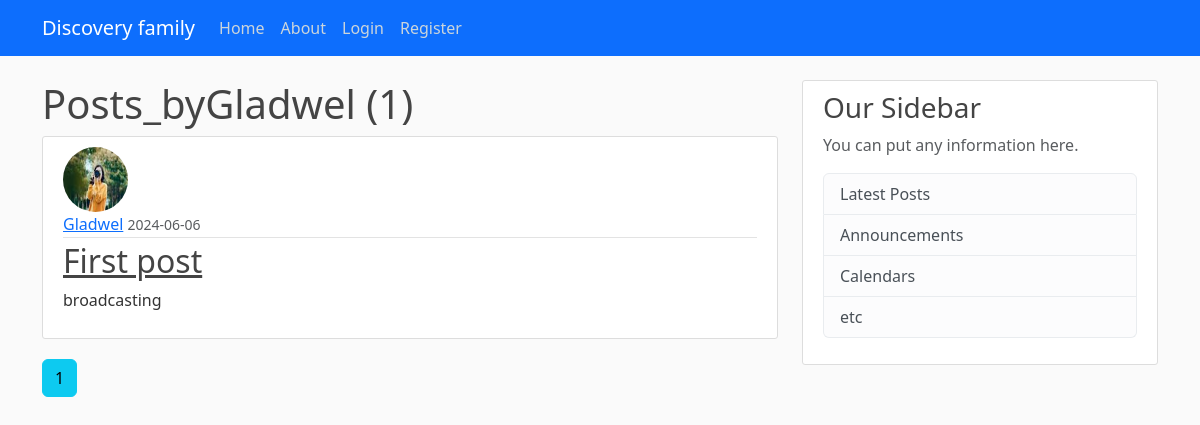
Page /user/Gladwel on the earlier database version.
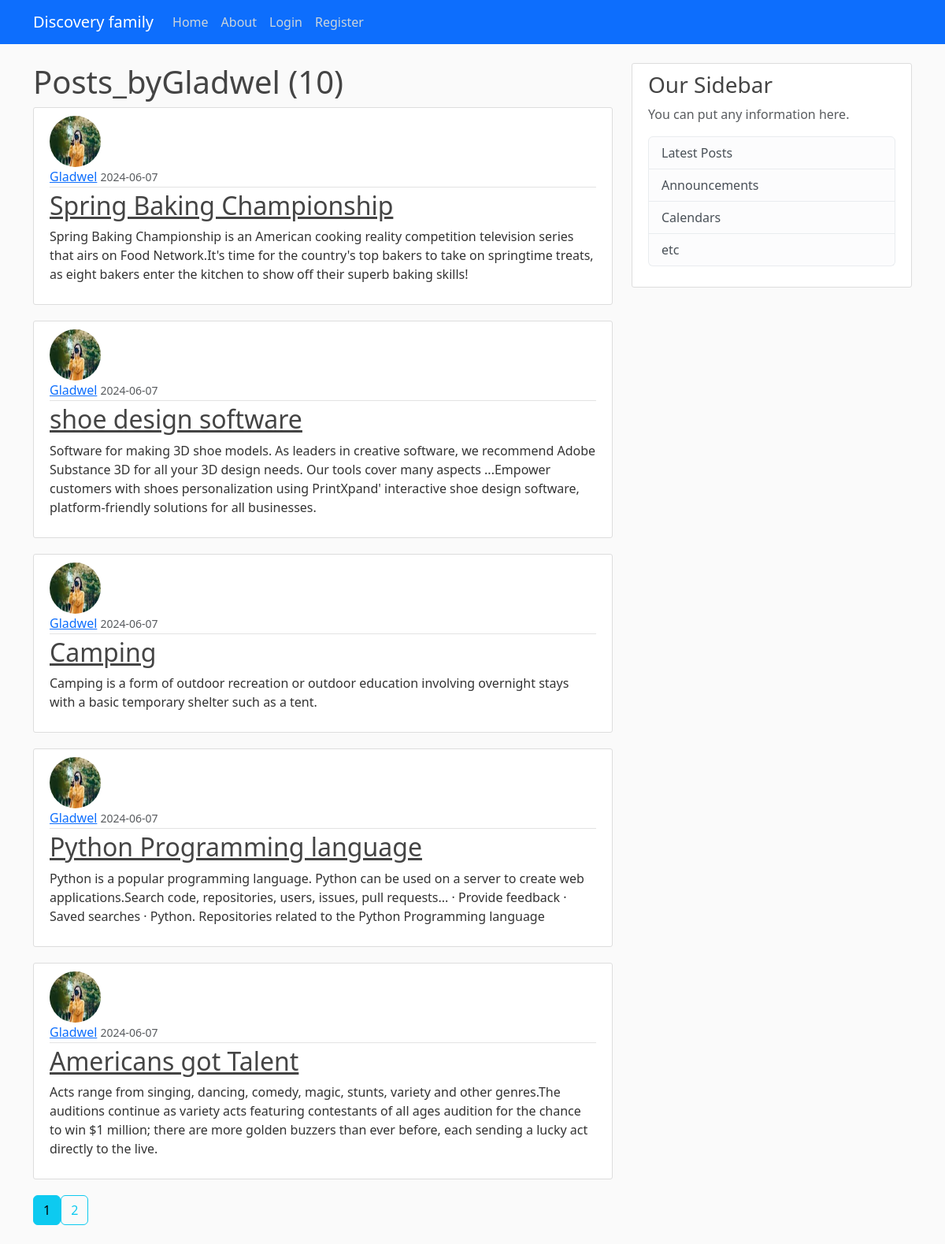
Same page on the later database version.
### app/models.py (models this page shows, shortened)
class User(db.Model, UserMixin):
    id = db.Column(db.Integer, primary_key=True)
    username = db.Column(db.String(12), unique=True, nullable=False)
    email = db.Column(db.String(120), unique=True, nullable=False)
    image_file = db.Column(db.String(20), nullable=False, default='default.jpg')
    password = db.Column(db.String(60), nullable=False)
    posts = db.relationship('Post', backref='author', lazy=True)

class Post(db.Model):
    id = db.Column(db.Integer, primary_key=True)
    title = db.Column(db.String(100), nullable=False)
    content = db.Column(db.Text, nullable=False)
    date_posted = db.Column(db.DateTime, nullable=False, default=datetime.utcnow)
    user_id = db.Column(db.Integer, db.ForeignKey('user.id'), nullable=False)

### app/route.py (the view)
@app.route("/user/<string:username>")
def user_posts(username):
    page = request.args.get('page', 1, type=int)
    user = User.query.filter_by(username=username).first_or_404()
    posts = Post.query.filter_by(author=user).order_by(Post.date_posted.desc()).paginate(page=page, per_page=5)
    return render_template("user_post.html", posts=posts, user=user)

### app/templates/user_post.html
{% extends "base.html" %}
{% block content %}
<h1>Posts_by{{ user.username }} ({{ posts.total }})</h1>
{% for post in posts.items %}
<article class="media content-section">
  <img
    class="rounded-circle article-img"
    src="{{ url_for('static', filename='profile_pics/' + post.author.image_file) }}"
    alt="{{ post.author.username }}"
  />
  <div class="media-body">
    <div class="article-metadata">
      <a class="mr-2" href="{{ url_for('user_posts',username=post.author.username) }}">{{ post.author.username }}</a>
      <small class="text-muted">{{ post.date_posted.strftime('%Y-%m-%d') }}</small>
    </div>
    <h2><a class="article-title" href="{{ url_for('post', post_id=post.id) }}">{{ post.title }}</a></h2>
    <p class="article-content">{{ post.content }}</p>
  </div>
</article>
{% endfor %}
<div class="pagination">
  {% for page_num in posts.iter_pages() %}
    {% if page_num %}
    {% if posts.page ==page_num %}
    <a class="btn btn-info mb-4" href="{{ url_for('user_posts',username=user.username, page=page_num) }}">{{ page_num }}</a>
    {% else %}
    <a class="btn btn-outline-info mb-4" href="{{ url_for('user_posts',username=user.username, page=page_num) }}">{{ page_num }}</a>
    {% endif %}
      {% else %}
      ...
    {% endif %}
  {% endfor %}
</div>
{% endblock %}

### app/templates/base.html (shortened to what this page needs)
<!DOCTYPE html>
<html lang="en">
  <head>
    <link href="https://cdn.jsdelivr.net/npm/bootstrap@5.3.3/dist/css/bootstrap.min.css" rel="stylesheet">
    <link rel="stylesheet" type="text/css" href="{{ url_for('static', filename='main.css') }}">
  </head>
  <body>
    <header class="site-header">
      <nav class="navbar navbar-expand-md navbar-dark bg-primary fixed-top">
        <div class="container">
          <a class="navbar-brand mr-4" href="/">Discovery family</a>
          <div class="collapse navbar-collapse" id="navbarToggle">
            <div class="navbar-nav mr-auto">
              <a class="nav-item nav-link" href="{{ url_for('home') }}">Home</a>
              <a class="nav-item nav-link" href="{{ url_for('about') }}">About</a>
            </div>
            <div class="navbar-nav">
              {% if current_user.is_authenticated %}
              <a class="nav-item nav-link" href="{{ url_for('new_post') }}">New_post</a>
              <a class="nav-item nav-link" href="{{ url_for('logout') }}">Log_out</a>
              <a class="nav-item nav-link" href="{{ url_for('account') }}">account</a>
              {% else %}
              <a class="nav-item nav-link" href="{{ url_for('login') }}">Login</a>
              <a class="nav-item nav-link" href="{{ url_for('register') }}">Register</a>
              {% endif %}
            </div>
          </div>
        </div>
      </nav>
    </header>
    <main role="main" class="container">
      <div class="row">
        <div class="col-md-8">
        {% block content %}{% endblock %}
        </div>
        <div class="col-md-4">
          <div class="content-section">
            <h3>Our Sidebar</h3>
            <p class='text-muted'>You can put any information here.
              <ul class="list-group">
                <li class="list-group-item list-group-item-light">Latest Posts</li>
                <li class="list-group-item list-group-item-light">Announcements</li>
                <li class="list-group-item list-group-item-light">Calendars</li>
                <li class="list-group-item list-group-item-light">etc</li>
              </ul>
            </p>
          </div>
        </div>
      </div>
    </main>
  </body>
</html>

### app/static/main.css (style rules this page uses)
body { background: #fafafa; color: #333333; margin-top: 5rem; }
h1, h2, h3, h4, h5, h6 { color: #444444; }
.site-header .navbar-nav .nav-link { color: #cbd5db; }
.content-section { background: #ffffff; padding: 10px 20px; border: 1px solid #dddddd; border-radius: 3px; margin-bottom: 20px; }
.article-title { color: #444444; }
.article-content { white-space: pre-line; }
.article-img { height: 65px; width: 65px; margin-right: 16px; }
.article-metadata { padding-bottom: 1px; margin-bottom: 4px; border-bottom: 1px solid #e3e3e3 }

Differences in the rows shown:
removed Post: image_file (picture), author.username "Gladwel", date_posted "2024-06-06", title "First post", content "broadcasting"
added Post: image_file (picture), author.username "Gladwel", date_posted "2024-06-07", title "Spring Baking Championship", content "Spring Baking Championship is an American cooking reality competition television series that airs on Food Network.It's time for the country's top bakers to take on springtime treats, as eight bakers enter the kitchen to show off their superb baking skills!"
added Post: image_file (picture), author.username "Gladwel", date_posted "2024-06-07", title "shoe design software", content "Software for making 3D shoe models. As leaders in creative software, we recommend Adobe Substance 3D for all your 3D design needs. Our tools cover many aspects ...Empower customers with shoes personalization using PrintXpand' interactive shoe design software, platform-friendly solutions for all businesses."
added Post: image_file (picture), author.username "Gladwel", date_posted "2024-06-07", title "Camping", content "Camping is a form of outdoor recreation or outdoor education involving overnight stays with a basic temporary shelter such as a tent."
added Post: image_file (picture), author.username "Gladwel", date_posted "2024-06-07", title "Python Programming language", content "Python is a popular programming language. Python can be used on a server to create web applications.Search code, repositories, users, issues, pull requests... · Provide feedback · Saved searches · Python. Repositories related to the Python Programming language"
added Post: image_file (picture), author.username "Gladwel", date_posted "2024-06-07", title "Americans got Talent", content "Acts range from singing, dancing, comedy, magic, stunts, variety and other genres.The auditions continue as variety acts featuring contestants of all ages audition for the chance to win $1 million; there are more golden buzzers than ever before, each sending a lucky act directly to the live."
Other differences:
{{ posts.total }}: "1" → "10"
new list line: "2"
